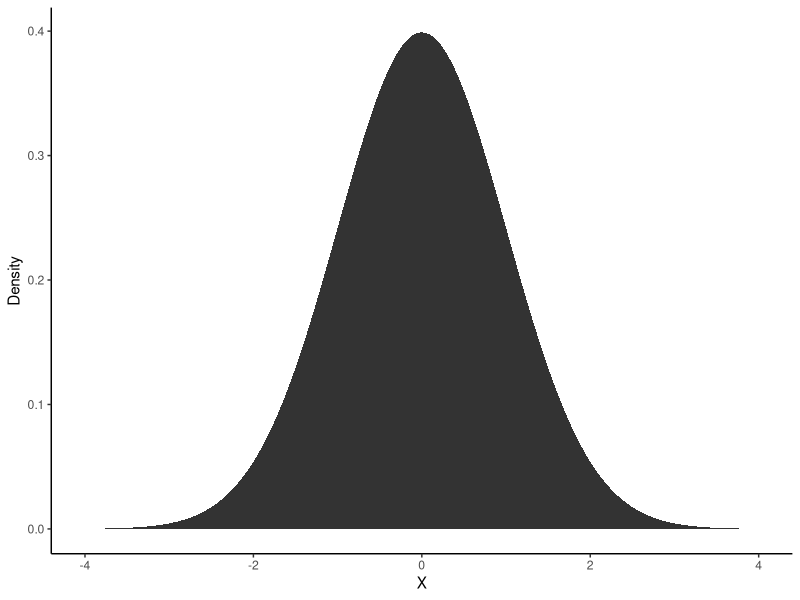
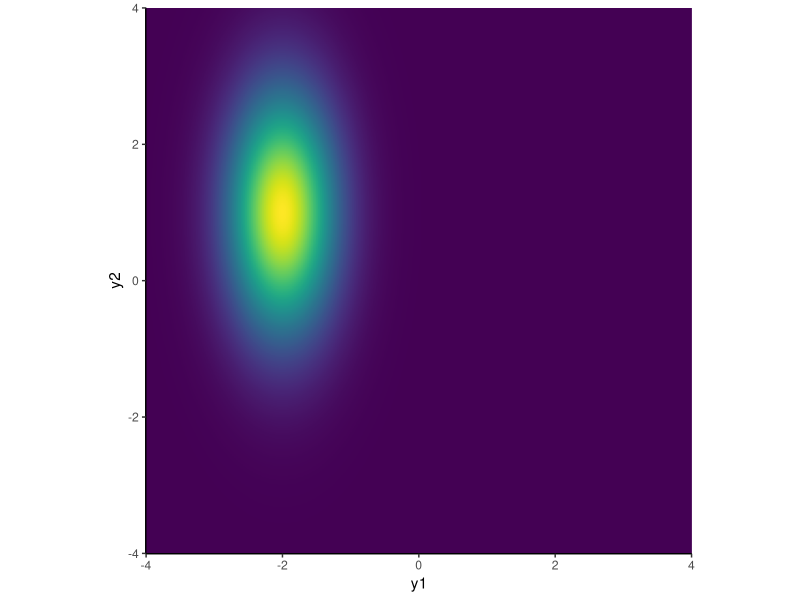
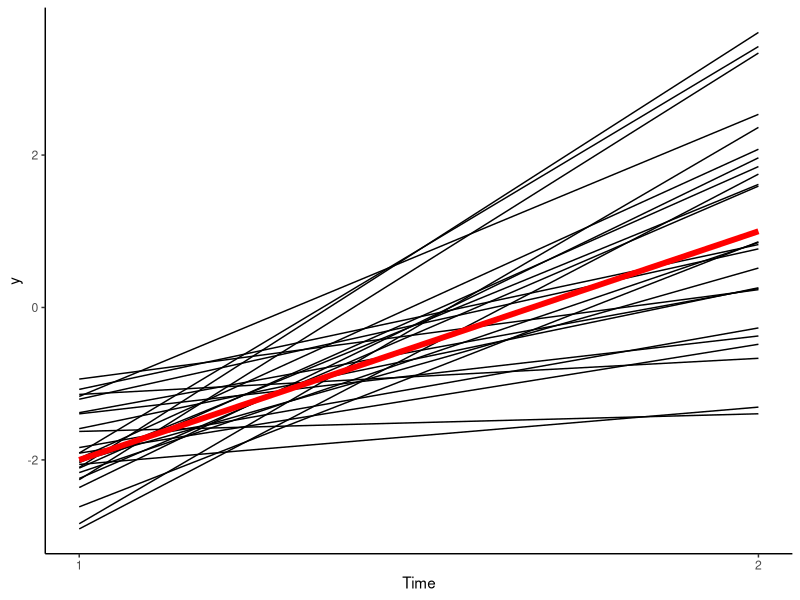
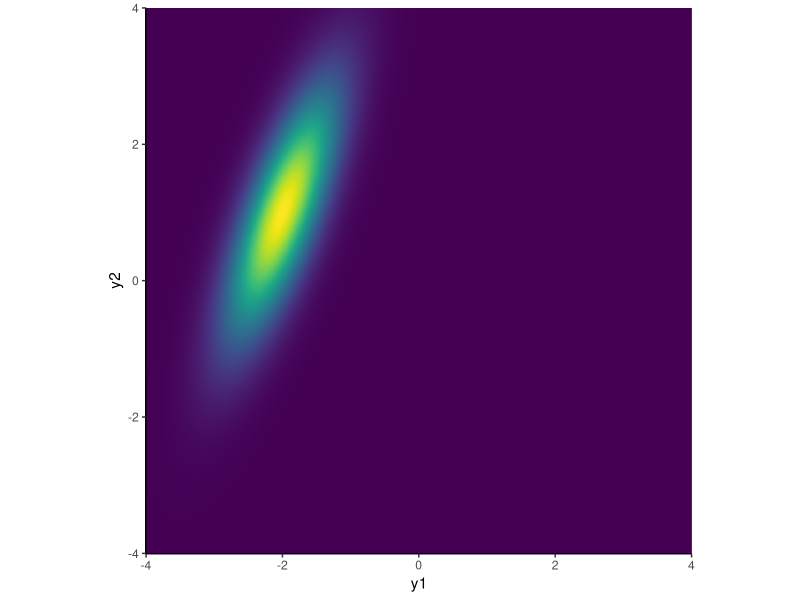
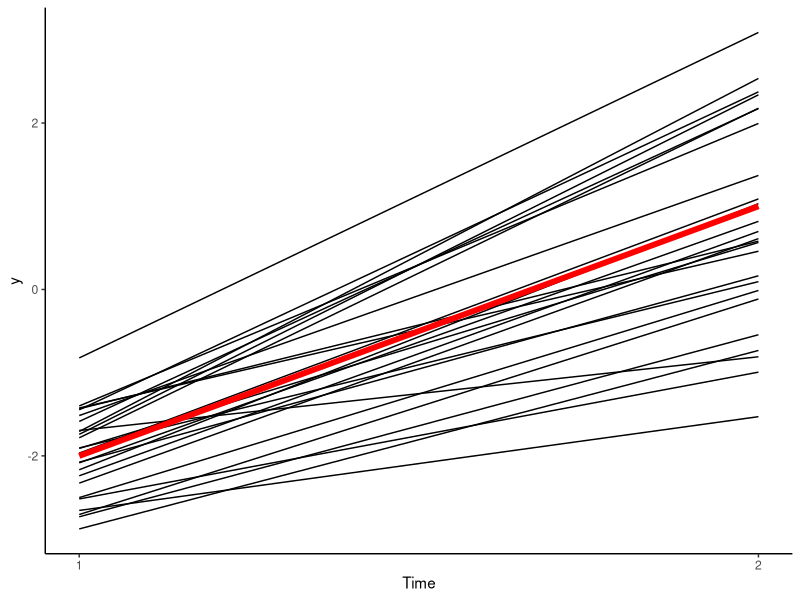
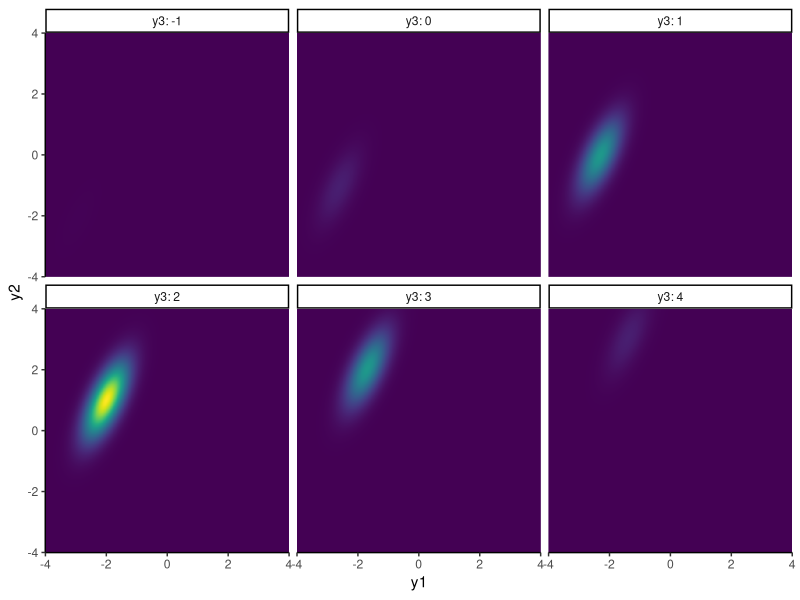
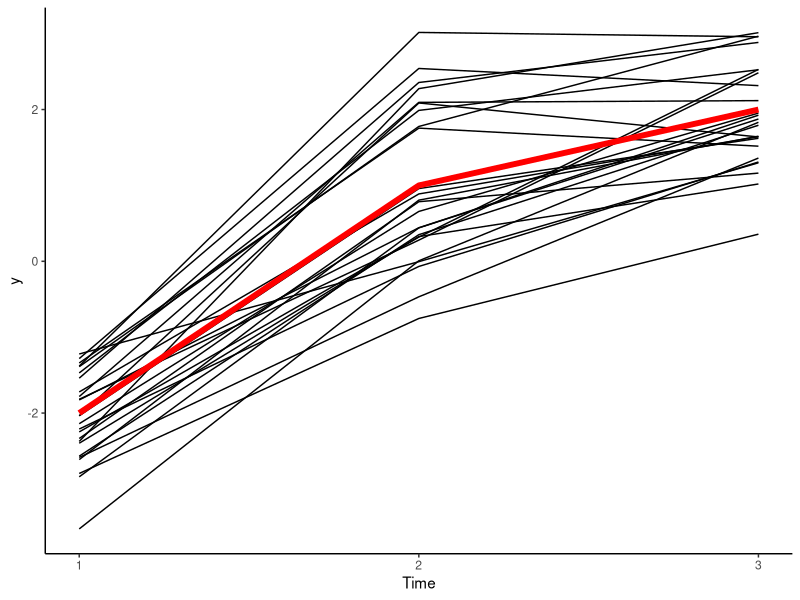
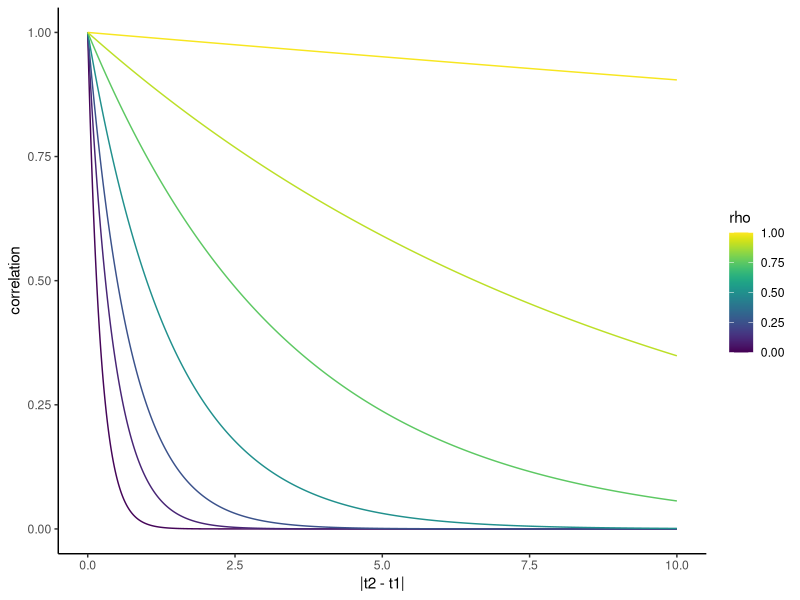

R code for these plots, in order:
## ---- chunk 1
knitr::opts_knit$set(base.dir="../../", base.url="/")
knitr::opts_chunk$set(fig.path="assets/images/2023-01-27-gaussian-process/", cache=FALSE,
                      fig.align='center', message=FALSE, warning=FALSE, echo=TRUE, results='hold')
options(mc.cores=parallel::detectCores())
## ---- chunk 2
library(tidyverse)
library(mvtnorm)
library(viridis)
library(patchwork)
## ---- chunk 3
tibble(x=seq(-4, 4, .001)) %>%
    mutate(y=dnorm(x)) %>%
    ggplot(aes(x=x, y=y)) +
    geom_area() +
    xlab('X') + ylab('Density') +
    theme_classic()
## ---- chunk 4
expand_grid(x1=seq(-4, 4, .01),
            x2=seq(-4, 4, .01)) %>%
    mutate(z=dmvnorm(matrix(c(x1,x2), ncol=2),
                     mean=c(-2, 1), sigma=matrix(c(.3, 0, 0, 1.5), ncol=2))) %>%
    ggplot(aes(x=x1, y=x2)) +
    geom_raster(aes(fill=z), show.legend=FALSE) +
    scale_fill_viridis() +
    coord_fixed(expand=FALSE) +
    xlab('y1') + ylab('y2') +
    theme_classic()
## ---- chunk 5
rmvnorm(25, mean=c(-2, 1), sigma=matrix(c(.3, 0, 0, 1.5), ncol=2)) %>%
    as_tibble(.name_repair='unique') %>%
    mutate(sim=row_number()) %>%
    pivot_longer(...1:...2) %>%
    mutate(Time=as.numeric(str_remove_all(name, '\\.'))) %>%
    ggplot(aes(x=Time, y=value)) +
    geom_line(aes(group=sim)) +
    geom_line(linewidth=2, color='red', data=tibble(Time=c(1,  2), value=c(-2, 1))) +
    scale_x_continuous(breaks=1:2) + ylab('y') +
    theme_classic()
## ---- chunk 6
expand_grid(x1=seq(-4, 4, .01),
            x2=seq(-4, 4, .01)) %>%
    mutate(z=dmvnorm(matrix(c(x1,x2), ncol=2),
                     mean=c(-2, 1), sigma=matrix(c(.3, .5, .5, 1.5), ncol=2))) %>%
    ggplot(aes(x=x1, y=x2)) +
    geom_raster(aes(fill=z), show.legend=FALSE) +
    scale_fill_viridis() +
    coord_fixed(expand=FALSE) +
    xlab('y1') + ylab('y2') +
    theme_classic()
## ---- chunk 7
rmvnorm(25, mean=c(-2, 1), sigma=matrix(c(.3, .5, .5, 1.5), ncol=2)) %>%
    as_tibble(.name_repair='unique') %>%
    mutate(sim=row_number()) %>%
    pivot_longer(...1:...2) %>%
    mutate(Time=as.numeric(str_remove_all(name, '\\.'))) %>%
    ggplot(aes(x=Time, y=value)) +
    geom_line(aes(group=sim)) +
    geom_line(linewidth=2, color='red', data=tibble(Time=c(1,  2), value=c(-2, 1))) +
    scale_x_continuous(breaks=1:2) + ylab('y') +
    theme_classic()
## ---- chunk 8
MU <- c(-2, 1, 2)
S <- sqrt(c(.3, 1.5, .8))
R <- matrix(c(1, .75, .5,
              .75, 1, .75,
              .5, .75, 1), nrow=3)
    
expand_grid(y1=seq(-4, 4, .01),
            y2=seq(-4, 4, .01),
            y3=seq(-1, 4)) %>%
    mutate(z=dmvnorm(matrix(c(y1, y2, y3), ncol=3),
                     mean=MU, sigma=outer(S, S)*R)) %>%
    ggplot(aes(x=y1, y=y2)) +
    geom_raster(aes(fill=z), show.legend=FALSE) +
    scale_fill_viridis() +
    coord_fixed(expand=FALSE) +
    facet_wrap(~ y3, labeller=label_both) +
    theme_classic()
## ---- chunk 9
rmvnorm(25, mean=MU, sigma=outer(S, S)*R) %>%
    as_tibble(.name_repair='unique') %>%
    mutate(sim=row_number()) %>%
    pivot_longer(...1:...3) %>%
    mutate(Time=as.numeric(str_remove_all(name, '\\.'))) %>%
    ggplot(aes(x=Time, y=value)) +
    geom_line(aes(group=sim)) +
    geom_line(linewidth=2, color='red', data=tibble(Time=c(1,  2, 3), value=MU)) +
    scale_x_continuous(breaks=1:3) + ylab('y') +
    theme_classic()
## ---- chunk 10
expand_grid(rho=c(.01, .1, .25, .5, .75, .9, .99),
            d=seq(0, 10, .01)) %>%
    mutate(correlation=rho^d) %>%
    ggplot(aes(x=d, y=correlation, group=rho)) +
    geom_line(aes(color=rho)) +
    scale_color_viridis(limits=c(0, 1)) +
    xlab('|t2 - t1|') +
    theme_classic()
## ---- chunk 11
T <- 500
MU <- rep(0, T)
S <- rep(1, T)
R <- matrix(nrow=T, ncol=T)
k_ar1 <- function(rho, i, j) { rho^abs(i-j) }
for (i in 1:T)
    for (j in i:T) {
        R[i,j] <- k_ar1(.99, i, j)
        R[j,i] <- R[i,j]
    }

rmvnorm(5, mean=MU, sigma=outer(S, S)*R) %>%
    as_tibble(.name_repair='unique') %>%
    mutate(sim=row_number()) %>%
    pivot_longer(starts_with('...')) %>%
    mutate(Time=as.numeric(str_remove_all(name, '\\.'))) %>%
    ggplot(aes(x=Time, y=value)) +
    geom_line(aes(group=sim, color=factor(sim)), show.legend=FALSE) +
    ##geom_line(linewidth=2, color='red', data=tibble(Time=c(1,  2, 3), value=MU)) +
    scale_x_continuous(breaks=seq(0, T, by=T/4), expand=c(0, 0)) + ylab('y') +
    theme_bw()
## ---- chunk 12
T <- 500
MU <- rep(0, T)
S <- rep(1, T)
R <- matrix(nrow=T, ncol=T)
k_se <- function(rho, i, j) { exp(-(i-j)^2 / (2*rho^2)) }
for (i in 1:T)
    for (j in i:T) {
        R[i,j] <- k_se(T*.15, i, j)
        R[j,i] <- R[i,j]
    }

rmvnorm(10, mean=MU, sigma=outer(S, S)*R) %>%
    as_tibble(.name_repair='unique') %>%
    mutate(sim=row_number()) %>%
    pivot_longer(starts_with('...')) %>%
    mutate(Time=as.numeric(str_remove_all(name, '\\.'))) %>%
    ggplot(aes(x=Time, y=value)) +
    geom_line(aes(group=sim, color=factor(sim)), show.legend=FALSE) +
    ##geom_line(linewidth=2, color='red', data=tibble(Time=c(1,  2, 3), value=MU)) +
    scale_x_continuous(breaks=seq(0, T, by=T/4), expand=c(0, 0)) + ylab('y') +
    theme_bw()
